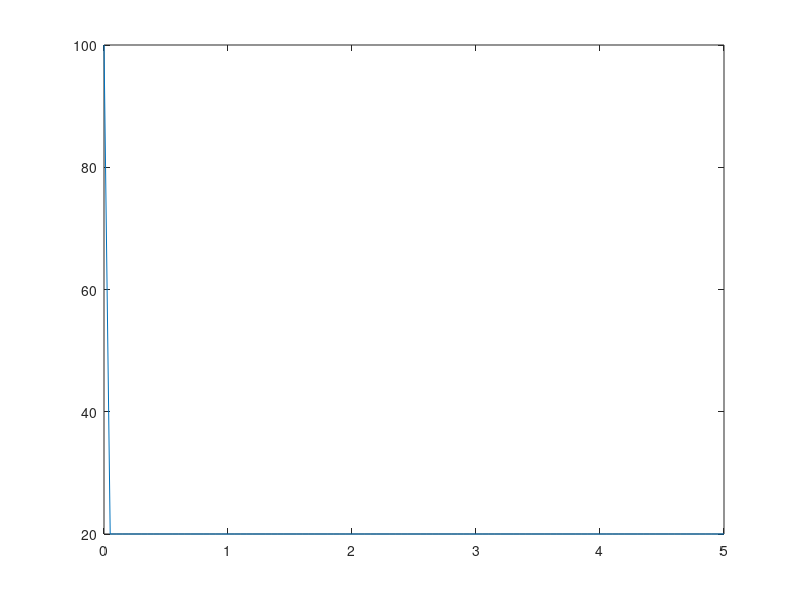

This chart was generated by the following MATLAB code: (Note: this script raises an error after producing the figure.)
function HeatScheme
    % Parametri fisici
    eta = 0.2; k = 10; L = 5; tau = 1;
    N = 101;
    x = linspace(0.0,L,N); dx = x(2)-x(1);

    T0 = 20; deltaT = 80;
    T = ones(N,1)*T0;
    T(1) = (T0+deltaT);
    t = 0.0;
    dt = eta*dx^2/k;
    tend = 1000*dt;
    while(t<tend)
        plot(x,T);
        drawnow;
        t = t+dt;
        T_old = T;
        T(1) = T0+deltaT*exp(-t/tau);
        T(2:N-1) = T_old(2:N_1)+eta*(T_old(3:N)-2*T_old(2:N-1)+T_old(1:N-2));
    end
    hold off;
end
